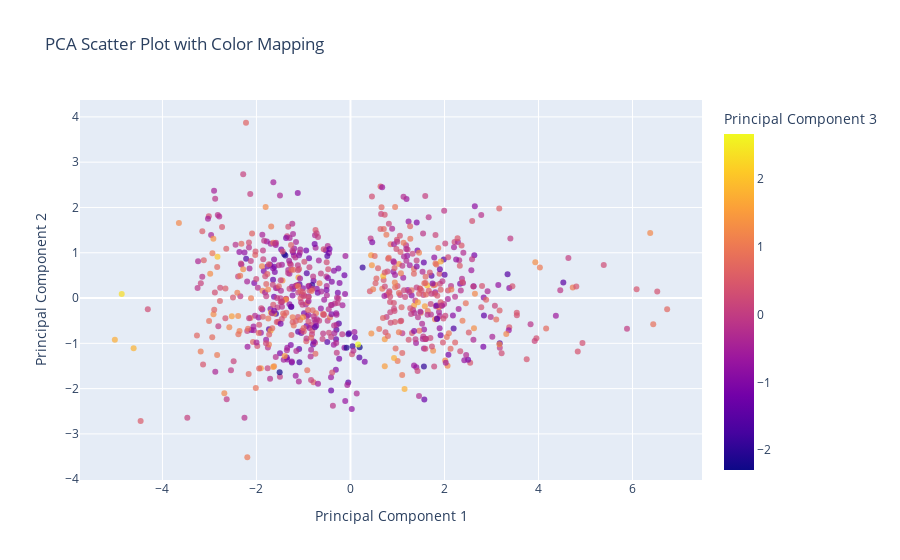

This figure's notebook cell:
### Markdown cell above
## Principal Component Analysis

### Code cell
# Standardize the data
scaler = StandardScaler()
scaled_data = scaler.fit_transform(df_selected_columns)

# Create a PCA object with the desired number of components
pca = PCA(n_components=3)

# Fit PCA to data and transform it
pca_result = pca.fit_transform(scaled_data)

# Create a DataFrame for the PCA results
pca_df = pd.DataFrame(data=pca_result, columns=['PC1', 'PC2', 'PC3'])

# Create a scatter plot using Plotly Express
fig = px.scatter(
    pca_df,
    x='PC1',
    y='PC2',
    color='PC3',  # Color mapping based on PC3
    title='PCA Scatter Plot with Color Mapping',
    opacity=0.7,
    labels={'PC1': 'Principal Component 1', 'PC2': 'Principal Component 2', 'PC3': 'Principal Component 3'},
    hover_name=df_selected_columns.index,  # Label points with sample names or IDs
)

# Show the plot
fig.show()

### Figure 1 — Plotly figure (JSON) as saved in the notebook; plotly's stock layout.template omitted (floating-point values rounded to 4 significant figures; data arrays with more than 128 entries replaced by an {"elided": "..."} marker saying what was removed)
{"data": [{"hovertemplate": "<b>%{hovertext}</b><br><br>Principal Component 1=%{x}<br>Principal Component 2=%{y}<br>Principal Component 3=%{marker.color}<extra></extra>", "hovertext": {"elided": "717 int values"}, "legendgroup": "", "marker": {"color": {"elided": "717 float values"}, "coloraxis": "coloraxis", "opacity": 0.7, "symbol": "circle"}, "mode": "markers", "name": "", "orientation": "v", "showlegend": false, "type": "scatter", "x": {"elided": "717 float values"}, "xaxis": "x", "y": {"elided": "717 float values"}, "yaxis": "y"}], "layout": {"autosize": true, "coloraxis": {"colorbar": {"title": {"text": "Principal Component 3"}}, "colorscale": [[0, "#0d0887"], [0.1111, "#46039f"], [0.2222, "#7201a8"], [0.3333, "#9c179e"], [0.4444, "#bd3786"], [0.5556, "#d8576b"], [0.6667, "#ed7953"], [0.7778, "#fb9f3a"], [0.8889, "#fdca26"], [1, "#f0f921"]]}, "dragmode": "zoom", "legend": {"tracegroupgap": 0}, "title": {"text": "PCA Scatter Plot with Color Mapping"}, "xaxis": {"anchor": "y", "autorange": true, "domain": [0, 1], "range": [-5.731, 7.456], "title": {"text": "Principal Component 1"}, "type": "linear"}, "yaxis": {"anchor": "x", "autorange": true, "domain": [0, 1], "range": [-4.124, 4.48], "title": {"text": "Principal Component 2"}, "type": "linear"}}}
